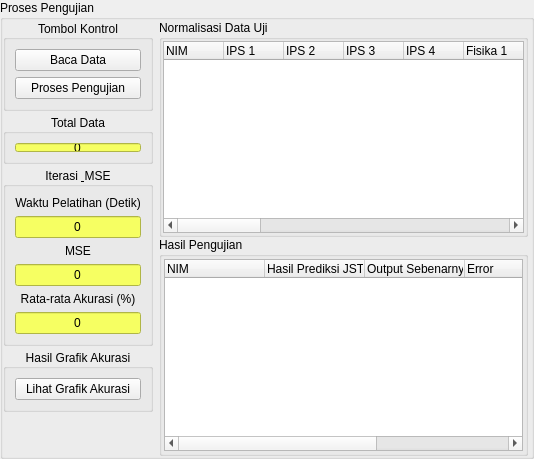
        <widget class="QGroupBox" name="f_pengujian">
         <property name="sizePolicy">
          <sizepolicy hsizetype="MinimumExpanding" vsizetype="Preferred">
           <horstretch>0</horstretch>
           <verstretch>0</verstretch>
          </sizepolicy>
         </property>
         <property name="focusPolicy">
          <enum>Qt::StrongFocus</enum>
         </property>
         <property name="title">
          <string>Proses Pengujian</string>
         </property>
         <property name="flat">
          <bool>false</bool>
         </property>
         <layout class="QGridLayout" name="gridLayout_10">
          <property name="leftMargin">
           <number>0</number>
          </property>
          <property name="topMargin">
           <number>0</number>
          </property>
          <property name="rightMargin">
           <number>3</number>
          </property>
          <property name="bottomMargin">
           <number>0</number>
          </property>
          <item row="0" column="0">
           <widget class="QFrame" name="Tools_2">
            <property name="maximumSize">
             <size>
              <width>150</width>
              <height>16777215</height>
             </size>
            </property>
            <property name="frameShape">
             <enum>QFrame::NoFrame</enum>
            </property>
            <property name="frameShadow">
             <enum>QFrame::Raised</enum>
            </property>
            <layout class="QVBoxLayout" name="verticalLayout_13">
             <property name="spacing">
              <number>3</number>
             </property>
             <property name="leftMargin">
              <number>0</number>
             </property>
             <property name="topMargin">
              <number>0</number>
             </property>
             <property name="rightMargin">
              <number>0</number>
             </property>
             <property name="bottomMargin">
              <number>0</number>
             </property>
             <item>
              <widget class="QGroupBox" name="Tombol_2">
               <property name="tabletTracking">
                <bool>false</bool>
               </property>
               <property name="acceptDrops">
                <bool>false</bool>
               </property>
               <property name="autoFillBackground">
                <bool>false</bool>
               </property>
               <property name="styleSheet">
                <string notr="true">background-color: rgb(217, 217, 217),</string>
               </property>
               <property name="title">
                <string>Tombol Kontrol</string>
               </property>
               <property name="alignment">
                <set>Qt::AlignCenter</set>
               </property>
               <property name="flat">
                <bool>true</bool>
               </property>
               <property name="checkable">
                <bool>false</bool>
               </property>
               <layout class="QVBoxLayout" name="verticalLayout_10">
                <item>
                 <widget class="QPushButton" name="pbBaca_2">
                  <property name="toolTip">
                   <string>Membaca data pengujian</string>
                  </property>
                  <property name="text">
                   <string>Baca Data</string>
                  </property>
                  <property name="default">
                   <bool>false</bool>
                  </property>
                 </widget>
                </item>
                <item>
                 <widget class="QPushButton" name="pbPengujian">
                  <property name="text">
                   <string>Proses Pengujian</string>
                  </property>
                 </widget>
                </item>
               </layout>
              </widget>
             </item>
             <item>
              <widget class="QGroupBox" name="TotalData_2">
               <property name="sizePolicy">
                <sizepolicy hsizetype="Preferred" vsizetype="Preferred">
                 <horstretch>0</horstretch>
                 <verstretch>0</verstretch>
                </sizepolicy>
               </property>
               <property name="maximumSize">
                <size>
                 <width>16777215</width>
                 <height>50</height>
                </size>
               </property>
               <property name="styleSheet">
                <string notr="true">background-color: rgb(217, 217, 217),</string>
               </property>
               <property name="title">
                <string>Total Data</string>
               </property>
               <property name="alignment">
                <set>Qt::AlignCenter</set>
               </property>
               <property name="flat">
                <bool>true</bool>
               </property>
               <layout class="QVBoxLayout" name="verticalLayout_12">
                <item>
                 <widget class="QLineEdit" name="eTotalDUji">
                  <property name="toolTip">
                   <string>Maaf tidak bisa diubah</string>
                  </property>
                  <property name="styleSheet">
                   <string notr="true">background-color: rgb(246, 255, 98);</string>
                  </property>
                  <property name="inputMask">
                   <string/>
                  </property>
                  <property name="text">
                   <string>0</string>
                  </property>
                  <property name="echoMode">
                   <enum>QLineEdit::Normal</enum>
                  </property>
                  <property name="alignment">
                   <set>Qt::AlignCenter</set>
                  </property>
                  <property name="readOnly">
                   <bool>true</bool>
                  </property>
                 </widget>
                </item>
               </layout>
              </widget>
             </item>
             <item>
              <widget class="QGroupBox" name="Iterasi_2">
               <property name="tabletTracking">
                <bool>false</bool>
               </property>
               <property name="acceptDrops">
                <bool>false</bool>
               </property>
               <property name="autoFillBackground">
                <bool>false</bool>
               </property>
               <property name="styleSheet">
                <string notr="true">background-color: rgb(217, 217, 217),</string>
               </property>
               <property name="title">
                <string>Iterasi &amp; MSE</string>
               </property>
               <property name="alignment">
                <set>Qt::AlignCenter</set>
               </property>
               <property name="flat">
                <bool>true</bool>
               </property>
               <property name="checkable">
                <bool>false</bool>
               </property>
               <layout class="QVBoxLayout" name="verticalLayout_11">
                <item>
                 <widget class="QLabel" name="lWaktu_2">
                  <property name="text">
                   <string>Waktu Pelatihan (Detik)</string>
                  </property>
                  <property name="alignment">
                   <set>Qt::AlignCenter</set>
                  </property>
                 </widget>
                </item>
                <item>
                 <widget class="QLineEdit" name="eWaktu_2">
                  <property name="toolTip">
                   <string>Maaf tidak bisa diubah</string>
                  </property>
                  <property name="styleSheet">
                   <string notr="true">background-color: rgb(246, 255, 98);</string>
                  </property>
                  <property name="text">
                   <string>0</string>
                  </property>
                  <property name="alignment">
                   <set>Qt::AlignCenter</set>
                  </property>
                  <property name="readOnly">
                   <bool>true</bool>
                  </property>
                 </widget>
                </item>
                <item>
                 <widget class="QLabel" name="lMSE_2">
                  <property name="toolTip">
                   <string>Mean Square Error</string>
                  </property>
                  <property name="text">
                   <string>MSE</string>
                  </property>
                  <property name="alignment">
                   <set>Qt::AlignCenter</set>
                  </property>
                 </widget>
                </item>
                <item>
                 <widget class="QLineEdit" name="eMSE_2">
                  <property name="toolTip">
                   <string>Maaf tidak bisa diubah</string>
                  </property>
                  <property name="styleSheet">
                   <string notr="true">background-color: rgb(246, 255, 98);</string>
                  </property>
                  <property name="text">
                   <string>0</string>
                  </property>
                  <property name="alignment">
                   <set>Qt::AlignCenter</set>
                  </property>
                  <property name="readOnly">
                   <bool>true</bool>
                  </property>
                 </widget>
                </item>
                <item>
                 <widget class="QLabel" name="lAkurasi">
                  <property name="text">
                   <string>Rata-rata Akurasi (%)</string>
                  </property>
                  <property name="alignment">
                   <set>Qt::AlignCenter</set>
                  </property>
                 </widget>
                </item>
                <item>
                 <widget class="QLineEdit" name="eAkurasi">
                  <property name="toolTip">
                   <string>Maaf tidak bisa diubah</string>
                  </property>
                  <property name="styleSheet">
                   <string notr="true">background-color: rgb(246, 255, 98);</string>
                  </property>
                  <property name="text">
                   <string>0</string>
                  </property>
                  <property name="alignment">
                   <set>Qt::AlignCenter</set>
                  </property>
                  <property name="readOnly">
                   <bool>true</bool>
                  </property>
                 </widget>
                </item>
               </layout>
              </widget>
             </item>
             <item>
              <widget class="QGroupBox" name="groupBox">
               <property name="title">
                <string>Hasil Grafik Akurasi</string>
               </property>
               <property name="alignment">
                <set>Qt::AlignCenter</set>
               </property>
               <property name="flat">
                <bool>true</bool>
               </property>
               <layout class="QVBoxLayout" name="verticalLayout_6">
                <item>
                 <widget class="QPushButton" name="pbDetailG_2">
                  <property name="toolTip">
                   <string>Melihat hasil detail grafik akurasi pengujian</string>
                  </property>
                  <property name="text">
                   <string>Lihat Grafik Akurasi</string>
                  </property>
                 </widget>
                </item>
               </layout>
              </widget>
             </item>
             <item>
              <spacer name="verticalSpacer">
               <property name="orientation">
                <enum>Qt::Vertical</enum>
               </property>
               <property name="sizeType">
                <enum>QSizePolicy::Expanding</enum>
               </property>
               <property name="sizeHint" stdset="0">
                <size>
                 <width>20</width>
                 <height>40</height>
                </size>
               </property>
              </spacer>
             </item>
            </layout>
           </widget>
          </item>
          <item row="0" column="1">
           <widget class="QFrame" name="Tabel_2">
            <property name="sizePolicy">
             <sizepolicy hsizetype="MinimumExpanding" vsizetype="Preferred">
              <horstretch>0</horstretch>
              <verstretch>0</verstretch>
             </sizepolicy>
            </property>
            <property name="minimumSize">
             <size>
              <width>369</width>
              <height>0</height>
             </size>
            </property>
            <property name="frameShape">
             <enum>QFrame::NoFrame</enum>
            </property>
            <property name="frameShadow">
             <enum>QFrame::Raised</enum>
            </property>
            <layout class="QGridLayout" name="gridLayout_4">
             <property name="leftMargin">
              <number>0</number>
             </property>
             <property name="topMargin">
              <number>0</number>
             </property>
             <property name="rightMargin">
              <number>0</number>
             </property>
             <property name="bottomMargin">
              <number>0</number>
             </property>
             <property name="spacing">
              <number>0</number>
             </property>
             <item row="0" column="0">
              <widget class="QGroupBox" name="DataUji">
               <property name="title">
                <string>Normalisasi Data Uji</string>
               </property>
               <layout class="QGridLayout" name="gridLayout_7">
                <property name="leftMargin">
                 <number>1</number>
                </property>
                <property name="topMargin">
                 <number>1</number>
                </property>
                <property name="rightMargin">
                 <number>1</number>
                </property>
                <property name="bottomMargin">
                 <number>1</number>
                </property>
                <property name="spacing">
                 <number>0</number>
                </property>
                <item row="0" column="0">
                 <widget class="QTableWidget" name="tbDataUji">
                  <property name="minimumSize">
                   <size>
                    <width>0</width>
                    <height>170</height>
                   </size>
                  </property>
                  <property name="maximumSize">
                   <size>
                    <width>16777215</width>
                    <height>16777215</height>
                   </size>
                  </property>
                  <property name="autoFillBackground">
                   <bool>true</bool>
                  </property>
                  <property name="editTriggers">
                   <set>QAbstractItemView::NoEditTriggers</set>
                  </property>
                  <property name="alternatingRowColors">
                   <bool>true</bool>
                  </property>
                  <property name="sortingEnabled">
                   <bool>true</bool>
                  </property>
                  <attribute name="horizontalHeaderDefaultSectionSize">
                   <number>60</number>
                  </attribute>
                  <attribute name="horizontalHeaderShowSortIndicator" stdset="0">
                   <bool>true</bool>
                  </attribute>
                  <column>
                   <property name="text">
                    <string>NIM</string>
                   </property>
                   <property name="textAlignment">
                    <set>AlignLeading|AlignVCenter</set>
                   </property>
                  </column>
                  <column>
                   <property name="text">
                    <string>IPS 1</string>
                   </property>
                   <property name="textAlignment">
                    <set>AlignLeading|AlignVCenter</set>
                   </property>
                  </column>
                  <column>
                   <property name="text">
                    <string>IPS 2</string>
                   </property>
                   <property name="textAlignment">
                    <set>AlignLeading|AlignVCenter</set>
                   </property>
                  </column>
                  <column>
                   <property name="text">
                    <string>IPS 3</string>
                   </property>
                   <property name="textAlignment">
                    <set>AlignLeading|AlignVCenter</set>
                   </property>
                  </column>
                  <column>
                   <property name="text">
                    <string>IPS 4</string>
                   </property>
                   <property name="textAlignment">
                    <set>AlignLeading|AlignVCenter</set>
                   </property>
                  </column>
                  <column>
                   <property name="text">
                    <string>Fisika 1</string>
                   </property>
                   <property name="textAlignment">
                    <set>AlignLeading|AlignVCenter</set>
                   </property>
                  </column>
                  <column>
                   <property name="text">
                    <string>Matematika 1</string>
                   </property>
                   <property name="textAlignment">
                    <set>AlignLeading|AlignVCenter</set>
                   </property>
                  </column>
                  <column>
                   <property name="text">
                    <string>Fisika 2</string>
                   </property>
                   <property name="textAlignment">
                    <set>AlignLeading|AlignVCenter</set>
                   </property>
                  </column>
                  <column>
                   <property name="text">
                    <string>Matematika 2</string>
                   </property>
                   <property name="textAlignment">
                    <set>AlignLeading|AlignVCenter</set>
                   </property>
                  </column>
                  <column>
                   <property name="text">
                    <string>Algoritma Pemograman</string>
                   </property>
                   <property name="textAlignment">
                    <set>AlignLeading|AlignVCenter</set>
                   </property>
                  </column>
                  <column>
                   <property name="text">
                    <string>Elektronika 1</string>
                   </property>
                   <property name="textAlignment">
                    <set>AlignLeading|AlignVCenter</set>
                   </property>
                  </column>
                  <column>
                   <property name="text">
                    <string>Teori Sistem &amp; Sinyal</string>
                   </property>
                   <property name="textAlignment">
                    <set>AlignLeading|AlignVCenter</set>
                   </property>
                  </column>
                  <column>
                   <property name="text">
                    <string>Organisasi &amp; Arsitektur Komputer 1</string>
                   </property>
                   <property name="textAlignment">
                    <set>AlignLeading|AlignVCenter</set>
                   </property>
                  </column>
                  <column>
                   <property name="text">
                    <string>Sistem Digital</string>
                   </property>
                   <property name="textAlignment">
                    <set>AlignLeading|AlignVCenter</set>
                   </property>
                  </column>
                  <column>
                   <property name="text">
                    <string>Elektronika 2</string>
                   </property>
                   <property name="textAlignment">
                    <set>AlignLeading|AlignVCenter</set>
                   </property>
                  </column>
                  <column>
                   <property name="text">
                    <string>Struktur Data</string>
                   </property>
                   <property name="textAlignment">
                    <set>AlignLeading|AlignVCenter</set>
                   </property>
                  </column>
                  <column>
                   <property name="text">
                    <string>Matematika Diskrit</string>
                   </property>
                   <property name="textAlignment">
                    <set>AlignLeading|AlignVCenter</set>
                   </property>
                  </column>
                  <column>
                   <property name="text">
                    <string>Komunikasi Data</string>
                   </property>
                   <property name="textAlignment">
                    <set>AlignLeading|AlignVCenter</set>
                   </property>
                  </column>
                  <column>
                   <property name="text">
                    <string>Aljabar Liniear</string>
                   </property>
                   <property name="textAlignment">
                    <set>AlignLeading|AlignVCenter</set>
                   </property>
                  </column>
                  <column>
                   <property name="text">
                    <string>IPK</string>
                   </property>
                   <property name="textAlignment">
                    <set>AlignLeading|AlignVCenter</set>
                   </property>
                  </column>
                 </widget>
                </item>
               </layout>
              </widget>
             </item>
             <item row="1" column="0">
              <widget class="QGroupBox" name="HasilUji">
               <property name="minimumSize">
                <size>
                 <width>0</width>
                 <height>150</height>
                </size>
               </property>
               <property name="maximumSize">
                <size>
                 <width>16777215</width>
                 <height>16777215</height>
                </size>
               </property>
               <property name="title">
                <string>Hasil Pengujian</string>
               </property>
               <layout class="QGridLayout" name="gridLayout_6">
                <property name="leftMargin">
                 <number>2</number>
                </property>
                <property name="topMargin">
                 <number>2</number>
                </property>
                <property name="rightMargin">
                 <number>2</number>
                </property>
                <property name="bottomMargin">
                 <number>2</number>
                </property>
                <property name="spacing">
                 <number>0</number>
                </property>
                <item row="0" column="0">
                 <widget class="QTableWidget" name="tbHasilUji">
                  <property name="editTriggers">
                   <set>QAbstractItemView::NoEditTriggers</set>
                  </property>
                  <property name="alternatingRowColors">
                   <bool>true</bool>
                  </property>
                  <property name="sortingEnabled">
                   <bool>true</bool>
                  </property>
                  <attribute name="horizontalHeaderShowSortIndicator" stdset="0">
                   <bool>true</bool>
                  </attribute>
                  <column>
                   <property name="text">
                    <string>NIM</string>
                   </property>
                   <property name="textAlignment">
                    <set>AlignLeading|AlignVCenter</set>
                   </property>
                  </column>
                  <column>
                   <property name="text">
                    <string>Hasil Prediksi JST</string>
                   </property>
                   <property name="textAlignment">
                    <set>AlignLeading|AlignVCenter</set>
                   </property>
                  </column>
                  <column>
                   <property name="text">
                    <string>Output Sebenarnya</string>
                   </property>
                   <property name="textAlignment">
                    <set>AlignLeading|AlignVCenter</set>
                   </property>
                  </column>
                  <column>
                   <property name="text">
                    <string>Error</string>
                   </property>
                   <property name="textAlignment">
                    <set>AlignLeading|AlignVCenter</set>
                   </property>
                  </column>
                  <column>
                   <property name="text">
                    <string>Akurasi</string>
                   </property>
                   <property name="textAlignment">
                    <set>AlignLeading|AlignVCenter</set>
                   </property>
                  </column>
                 </widget>
                </item>
               </layout>
              </widget>
             </item>
            </layout>
           </widget>
          </item>
         </layout>
        </widget>
